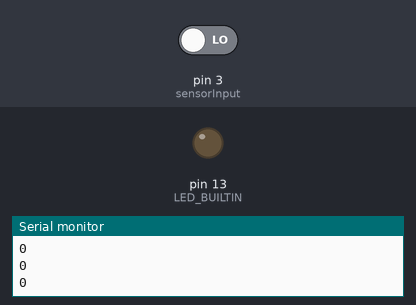
Recording of a sketch running on a simulated Arduino Uno, built with avr-gcc and run on an emulated ATmega328P. Shown: output pins drawn as LEDs (lit = HIGH), the last lines printed to the serial monitor. The inputs (shaded band) are chosen by the test bench; at power-on: pin 3 (sensorInput) LOW.

Above: at 1.8 s.
1.9 s: pin 3 (sensorInput) driven HIGH
At 3.2 s:
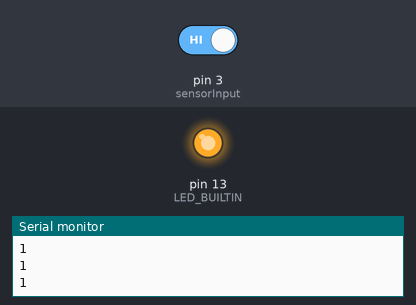
3.5 s: pin 3 (sensorInput) driven LOW
At 4.5 s:
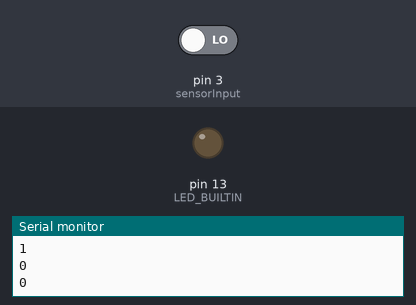
Timing chart, 0 to 6.5 s (numbered marks = the images above; inputs shaded):
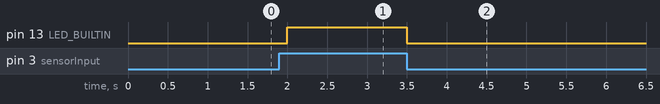

Measured:
- after the input at 1.9 s, pin 13 (LED_BUILTIN): LOW → HIGH after 0.10 s
- after the input at 3.5 s, pin 13 (LED_BUILTIN): HIGH → LOW at once

The sketch:

S03-big-sound-digital.ino
```cpp
int sensorInput = 3;
int value = 0;

void setup ()
{
  pinMode (LED_BUILTIN, OUTPUT);
  pinMode (sensorInput, INPUT);
  Serial.begin(9600);
}

void loop ()
{
  value = digitalRead(sensorInput);
  Serial.println(value);

  if (value == HIGH)
  {
    digitalWrite (LED_BUILTIN, HIGH);
  }
  else
  {
    digitalWrite (LED_BUILTIN, LOW);
  }
  delay(500);
}
```
